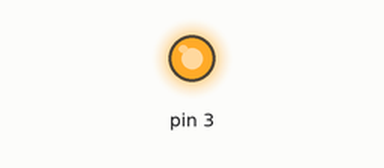
Bench run of a sketch on a simulated Arduino Uno, built with avr-gcc and run on an emulated ATmega328P. Shown: output pins drawn as LEDs (lit = HIGH).

Above: at 0.6 s.
At 2.7 s:
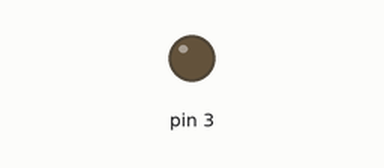
Timing chart, 0 to 3.0 s (numbered marks = the images above):
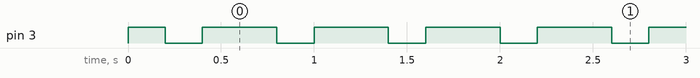

Measured:
- by itself, pin 3: repeats every 0.60 s: LOW 0.20 s, HIGH 0.40 s

The sketch:

problem1.ino
```cpp
void setup(){
  pinMode(3, OUTPUT);
  pinMode(11, INPUT);
}

void loop(){
  digitalWrite(11,HIGH);
  digitalWrite(3,HIGH);
  delay(200);
  digitalWrite(11,HIGH);
  digitalWrite(3,LOW);
  delay(200);
  digitalWrite(11,LOW);
  digitalWrite(3,HIGH);
  delay(200);
  digitalWrite(11,HIGH);
  digitalWrite(3,LOW);

}
```
